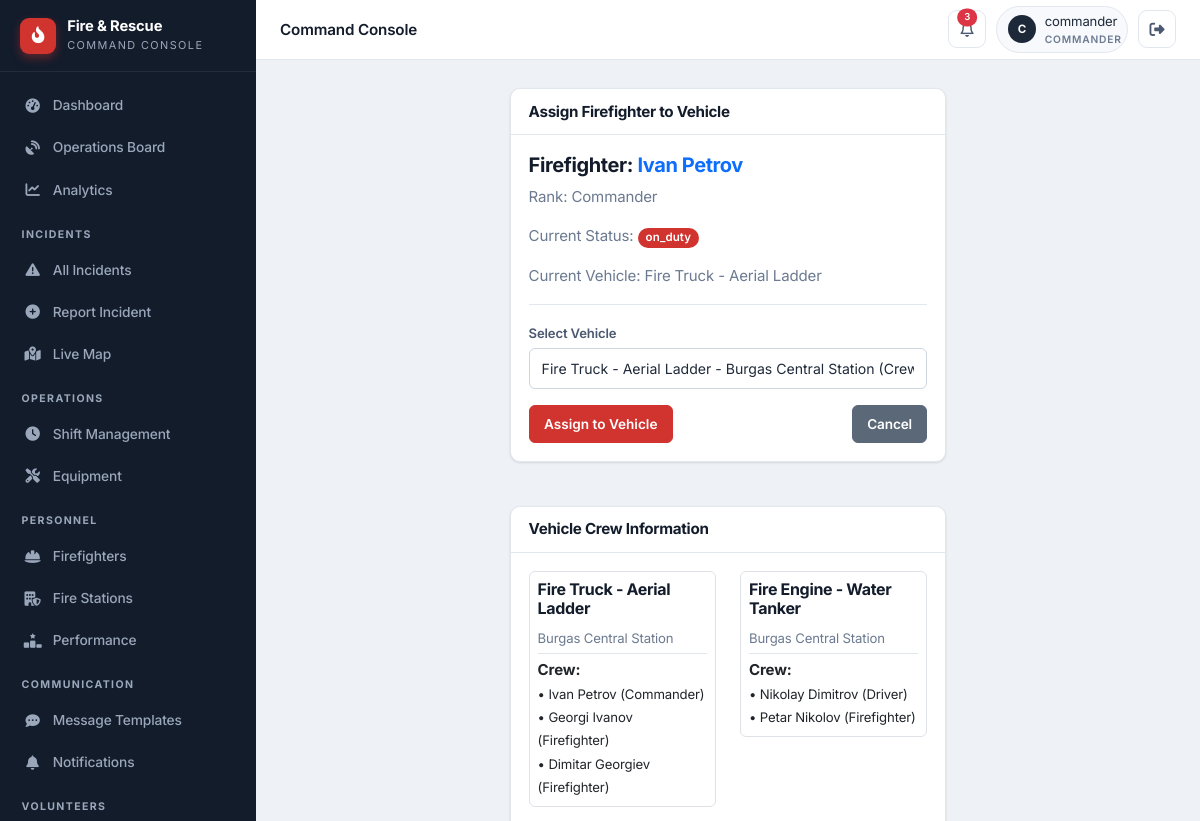
Page /staff/firefighter/1/assign (signed in, upper part) on the earlier database version.
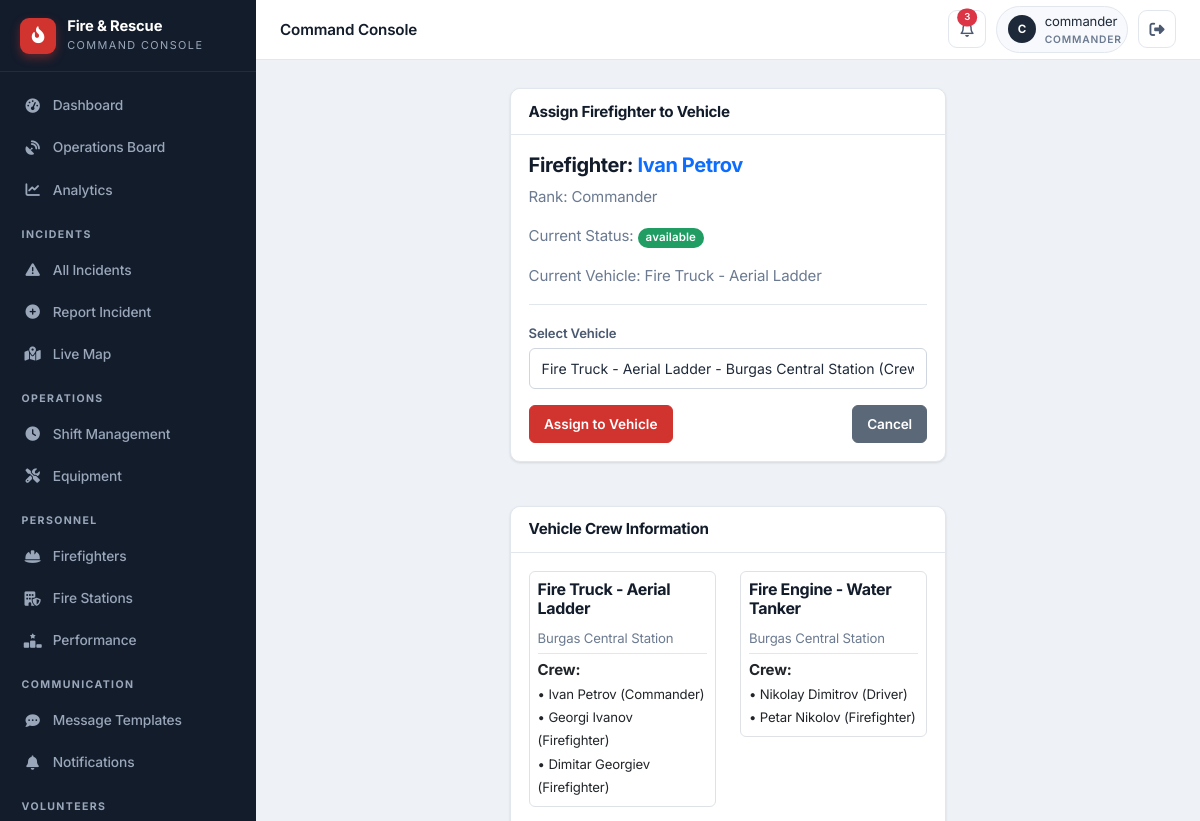
Same page on the later database version.
### app/models/firefighter.py (models this page shows)
class Firefighter(db.Model):
    id = db.Column(db.Integer, primary_key=True)
    name = db.Column(db.String(100), nullable=False)
    rank = db.Column(db.String(50))
    status = db.Column(db.String(20), default='available')
    vehicle_id = db.Column(db.Integer, db.ForeignKey('vehicle.id'), nullable=True)
    station_id = db.Column(db.Integer, db.ForeignKey('fire_station.id'), nullable=True)
    user_id = db.Column(db.Integer, db.ForeignKey('user_model.id'), nullable=True, unique=True)
    user = db.relationship('UserModel', foreign_keys=[user_id], backref='firefighter_profile')
    employee_id = db.Column(db.String(20), unique=True, nullable=True)
    phone = db.Column(db.String(20), nullable=True)
    hire_date = db.Column(db.DateTime, nullable=True)
    last_active = db.Column(db.DateTime, nullable=True)
    current_shift_id = db.Column(db.Integer, db.ForeignKey('shift.id'), nullable=True)
    current_shift = db.relationship('Shift', foreign_keys=[current_shift_id], back_populates='firefighter')
    shifts = db.relationship('Shift', foreign_keys='Shift.firefighter_id', back_populates='firefighter')

### app/routes/firefighters.py (the view, shortened to what this page needs)
@firefighters_bp.route('/staff/firefighter/<int:firefighter_id>/assign', methods=['GET', 'POST'])
@login_required
@role_required('commander', 'dispatcher')
def assign_firefighter(firefighter_id):
    firefighter = Firefighter.query.get_or_404(firefighter_id)
    vehicles = Vehicle.query.all()
    return render_template('staff/personnel/assign_firefighter.html',
                           firefighter=firefighter,
                           vehicles=vehicles)

### app/utils.py (called while the page is built)
def login_required(f):
    @wraps(f)
    def decorated_function(*args, **kwargs):
        if not session.get('logged_in'):
            flash('Please login to access the staff portal.', 'warning')
            return redirect(url_for('auth.staff_login'))
        return f(*args, **kwargs)
    return decorated_function

def role_required(*roles):
    def decorator(f):
        @wraps(f)
        def decorated_function(*args, **kwargs):
            if not session.get('logged_in'):
                flash('Please login to access the staff portal.', 'warning')
                return redirect(url_for('auth.staff_login'))
            if session.get('user_role') not in roles:
                flash('Unauthorized access. This incident has been logged.', 'danger')
                return redirect(url_for('dashboard.staff_dashboard'))
            return f(*args, **kwargs)
        return decorated_function
    return decorator

### app/templates/staff/personnel/assign_firefighter.html (shortened to what this page needs)
{% extends "staff/base.html" %}
{% block content %}
<div class="row"><div class="col-md-6 offset-md-3"><div class="card"><div class="card-header bg-dark text-white"><h4>Assign Firefighter to Vehicle</h4></div><div class="card-body">
    <div class="mb-3"><h5>Firefighter: <span class="text-primary">{{ firefighter.name }}</span></h5><p class="text-muted">Rank: {{ firefighter.rank }}</p><p class="text-muted">Current Status: <span class="badge bg-{% if firefighter.status == 'available' %}success{% elif firefighter.status == 'on_duty' %}primary{% elif firefighter.status == 'vacation' %}warning{% else %}secondary{% endif %}">{{ firefighter.status }}</span></p><p class="text-muted">Current Vehicle: {% if firefighter.assigned_vehicle %}{{ firefighter.assigned_vehicle.type }}{% else %}<span class="text-warning">Not assigned</span>{% endif %}</p></div>
    <hr>
    <form method="POST" action="{{ url_for('personnel.assign_firefighter', firefighter_id=firefighter.id) }}">
        <div class="mb-3"><label class="form-label">Select Vehicle</label><select name="vehicle_id" class="form-select">{% for vehicle in vehicles %}<option value="{{ vehicle.id }}" {% if firefighter.assigned_vehicle and firefighter.assigned_vehicle.id == vehicle.id %}selected{% endif %}>{{ vehicle.type }} - </option>{% endfor %}</select></div>
        <div class="d-flex justify-content-between"><button type="submit" class="btn btn-primary">Assign to Vehicle</button><a href="{{ url_for('personnel.list_firefighters') }}" class="btn btn-secondary">Cancel</a></div>
    </form>
</div></div></div></div>
<div class="row mt-4"><div class="col-md-6 offset-md-3"><div class="card"><div class="card-header bg-dark text-white"><h5>Vehicle Crew Information</h5></div><div class="card-body"><div class="row">{% for vehicle in vehicles %}<div class="col-md-6 mb-3"><div class="border rounded p-2"><h6>{{ vehicle.type }}</h6><small class="text-muted">{{ vehicle.location }}</small><hr class="my-1"><strong>Crew:</strong>{% if vehicle.firefighters %}<ul class="list-unstyled mb-0">{% for f in vehicle.firefighters %}<li><small>• {{ f.name }} ({{ f.rank }})</small></li>{% endfor %}</ul>{% else %}<p class="text-muted mb-0"><small>No crew assigned</small></p>{% endif %}</div></div>{% endfor %}</div></div></div></div></div>
{% endblock %}

Differences in the rows shown:
changed Firefighter "Ivan Petrov": status "on_duty" → "available"
